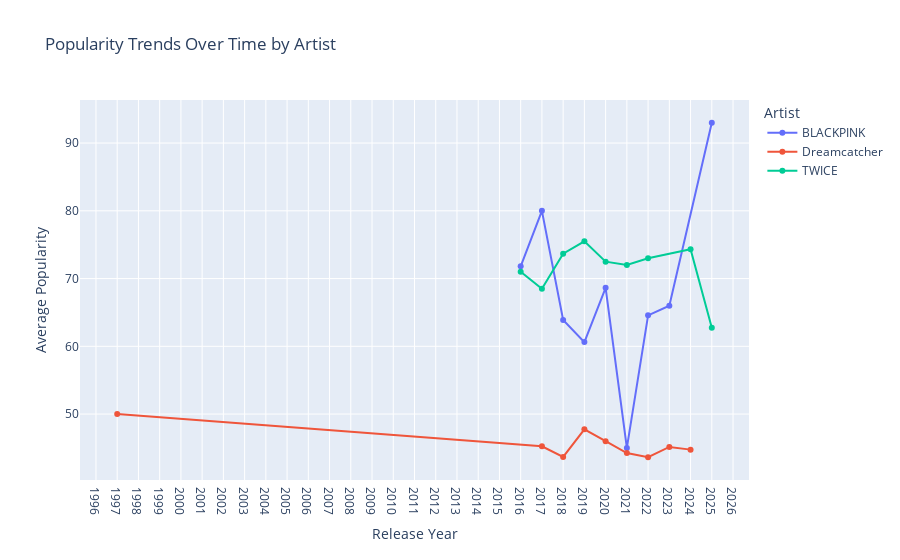

Notebook code cell kept with this figure:
### Markdown cell above
The code below is to show the trend of average track popularity over time by release year for each artist.

### Code cell
# Parse release_date to extract year
df['year'] = pd.to_datetime(df['release_date'], errors='coerce').dt.year

# Remove rows with invalid years (if any)
df = df.dropna(subset=['year'])
df['year'] = df['year'].astype(int)

# Group by artist and year, calculate mean popularity
trend_data = df.groupby(['artist', 'year'])['popularity'].mean().reset_index()

# Create line plot with Plotly
fig = px.line(
    trend_data,
    x='year',
    y='popularity',
    color='artist',
    title='Popularity Trends Over Time by Artist',
    labels={'year': 'Release Year', 'popularity': 'Average Popularity'},
    markers=True
)

# Customize layout
fig.update_layout(
    xaxis_title='Release Year',
    yaxis_title='Average Popularity',
    legend_title='Artist',
    font=dict(size=12),
    xaxis=dict(tickmode='linear', dtick=1),  # Ensure integer years
    showlegend=True
)

# Show the plot
fig.show()

### Figure 1 — Plotly figure (JSON) as saved in the notebook; plotly's stock layout.template omitted (floating-point values rounded to 4 significant figures)
{"data": [{"hovertemplate": "artist=BLACKPINK<br>Release Year=%{x}<br>Average Popularity=%{y}<extra></extra>", "legendgroup": "BLACKPINK", "line": {"color": "#636efa", "dash": "solid"}, "marker": {"symbol": "circle"}, "mode": "lines+markers", "name": "BLACKPINK", "orientation": "v", "showlegend": true, "x": [2016, 2017, 2018, 2019, 2020, 2021, 2022, 2023, 2025], "xaxis": "x", "y": [71.8, 80.0, 63.88, 60.62, 68.64, 45.0, 64.57, 66.0, 93.0], "yaxis": "y", "type": "scatter"}, {"hovertemplate": "artist=Dreamcatcher<br>Release Year=%{x}<br>Average Popularity=%{y}<extra></extra>", "legendgroup": "Dreamcatcher", "line": {"color": "#EF553B", "dash": "solid"}, "marker": {"symbol": "circle"}, "mode": "lines+markers", "name": "Dreamcatcher", "orientation": "v", "showlegend": true, "x": [1997, 2017, 2018, 2019, 2020, 2021, 2022, 2023, 2024], "xaxis": "x", "y": [50.0, 45.25, 43.67, 47.75, 46.0, 44.25, 43.62, 45.14, 44.75], "yaxis": "y", "type": "scatter"}, {"hovertemplate": "artist=TWICE<br>Release Year=%{x}<br>Average Popularity=%{y}<extra></extra>", "legendgroup": "TWICE", "line": {"color": "#00cc96", "dash": "solid"}, "marker": {"symbol": "circle"}, "mode": "lines+markers", "name": "TWICE", "orientation": "v", "showlegend": true, "x": [2016, 2017, 2018, 2019, 2020, 2021, 2022, 2024, 2025], "xaxis": "x", "y": [71.0, 68.5, 73.67, 75.5, 72.5, 72.0, 73.0, 74.33, 62.73], "yaxis": "y", "type": "scatter"}], "layout": {"xaxis": {"anchor": "y", "domain": [0.0, 1.0], "title": {"text": "Release Year"}, "tickmode": "linear", "dtick": 1}, "yaxis": {"anchor": "x", "domain": [0.0, 1.0], "title": {"text": "Average Popularity"}}, "legend": {"title": {"text": "Artist"}, "tracegroupgap": 0}, "title": {"text": "Popularity Trends Over Time by Artist"}, "font": {"size": 12}, "showlegend": true}}
